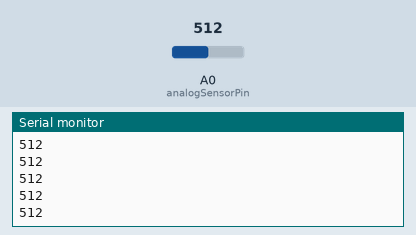
A sketch run on a simulated Arduino Uno, built with avr-gcc and run on an emulated ATmega328P. Shown: the last lines printed to the serial monitor. The inputs (shaded band) are chosen by the test bench; at power-on: A0 (analogSensorPin) = 512.

Above: at 1.2 s.
1.3 s: A0 (analogSensorPin) set to 716
At 1.9 s:
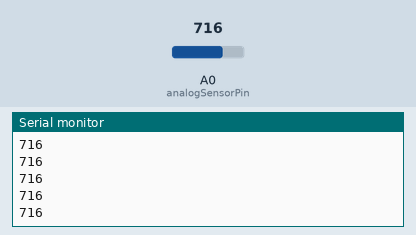
2.8 s: A0 (analogSensorPin) set to 900
At 3.3 s:
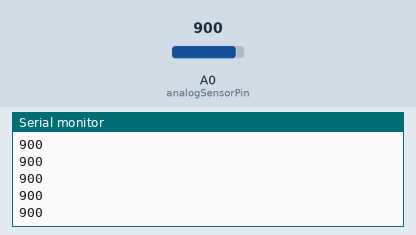
Timing chart, 0 to 5.8 s (numbered marks = the images above; inputs shaded):
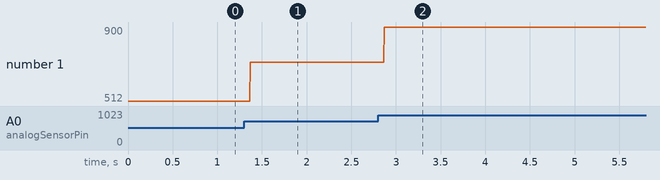

Measured:
- after the input at 1.3 s, the serial monitor: prints a new line after 0.07 s (image 1)
- after the input at 2.8 s, the serial monitor: prints a new line after 0.07 s (image 2)
- plotted number 1: 512 → 716 after the input at 1.3 s, 716 → 900 after the input at 2.8 s

The sketch:

AnalogeSensor.ino
```cpp
#define analogSensorPin 0

int value;

void setup() {
  pinMode(analogSensorPin,OUTPUT);

  value = 0;

  Serial.begin(9600);
}

void loop() {
  value = analogRead(analogSensorPin);
  Serial.println(value);
}
```
